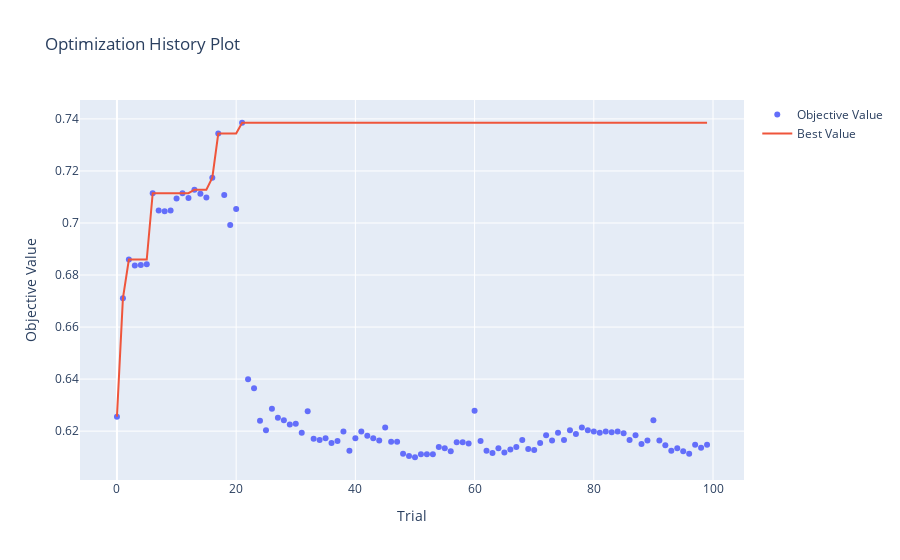
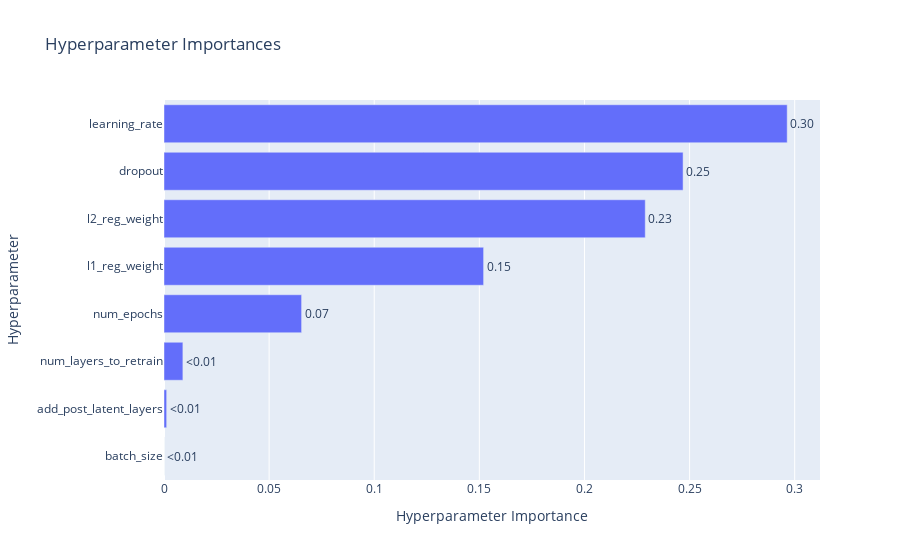

Notebook cell for these charts, in order:
### Code cell
# Optionally, visualize the optimization history
try:
    import optuna.visualization as vis
    vis.plot_optimization_history(study).show()
    vis.plot_param_importances(study).show()
except ImportError:
    print("Optuna visualization is not available. Install optuna[visualization] for plotting.")

### Figure 1 — Plotly figure (JSON) as saved in the notebook; plotly's stock layout.template omitted (floating-point values rounded to 4 significant figures)
{"data": [{"mode": "markers", "name": "Objective Value", "type": "scatter", "x": [0, 1, 2, 3, 4, 5, 6, 7, 8, 9, 10, 11, 12, 13, 14, 15, 16, 17, 18, 19, 20, 21, 22, 23, 24, 25, 26, 27, 28, 29, 30, 31, 32, 33, 34, 35, 36, 37, 38, 39, 40, 41, 42, 43, 44, 45, 46, 47, 48, 49, 50, 51, 52, 53, 54, 55, 56, 57, 58, 59, 60, 61, 62, 63, 64, 65, 66, 67, 68, 69, 70, 71, 72, 73, 74, 75, 76, 77, 78, 79, 80, 81, 82, 83, 84, 85, 86, 87, 88, 89, 90, 91, 92, 93, 94, 95, 96, 97, 98, 99], "y": [0.6256, 0.671, 0.686, 0.6837, 0.6839, 0.6841, 0.7114, 0.7048, 0.7045, 0.7048, 0.7094, 0.7114, 0.7096, 0.7128, 0.7112, 0.7098, 0.7174, 0.7344, 0.7107, 0.6993, 0.7053, 0.7385, 0.6399, 0.6365, 0.624, 0.6203, 0.6286, 0.6251, 0.6242, 0.6226, 0.6228, 0.6194, 0.6276, 0.6171, 0.6166, 0.6173, 0.6155, 0.6162, 0.6198, 0.6125, 0.6173, 0.6198, 0.6182, 0.6173, 0.6164, 0.6214, 0.6159, 0.6159, 0.6113, 0.6104, 0.61, 0.6111, 0.6111, 0.6111, 0.6139, 0.6134, 0.6123, 0.6157, 0.6157, 0.6152, 0.6279, 0.6162, 0.6125, 0.6116, 0.6134, 0.6118, 0.6129, 0.6139, 0.6166, 0.6132, 0.6127, 0.6155, 0.6185, 0.6164, 0.6194, 0.6166, 0.6203, 0.6189, 0.6214, 0.6203, 0.6198, 0.6194, 0.6198, 0.6196, 0.6198, 0.6191, 0.6166, 0.6185, 0.615, 0.6164, 0.6242, 0.6164, 0.6146, 0.6125, 0.6134, 0.6123, 0.6113, 0.6148, 0.6136, 0.6148]}, {"mode": "lines", "name": "Best Value", "type": "scatter", "x": [0, 1, 2, 3, 4, 5, 6, 7, 8, 9, 10, 11, 12, 13, 14, 15, 16, 17, 18, 19, 20, 21, 22, 23, 24, 25, 26, 27, 28, 29, 30, 31, 32, 33, 34, 35, 36, 37, 38, 39, 40, 41, 42, 43, 44, 45, 46, 47, 48, 49, 50, 51, 52, 53, 54, 55, 56, 57, 58, 59, 60, 61, 62, 63, 64, 65, 66, 67, 68, 69, 70, 71, 72, 73, 74, 75, 76, 77, 78, 79, 80, 81, 82, 83, 84, 85, 86, 87, 88, 89, 90, 91, 92, 93, 94, 95, 96, 97, 98, 99], "y": [0.6256, 0.671, 0.686, 0.686, 0.686, 0.686, 0.7114, 0.7114, 0.7114, 0.7114, 0.7114, 0.7114, 0.7114, 0.7128, 0.7128, 0.7128, 0.7174, 0.7344, 0.7344, 0.7344, 0.7344, 0.7385, 0.7385, 0.7385, 0.7385, 0.7385, 0.7385, 0.7385, 0.7385, 0.7385, 0.7385, 0.7385, 0.7385, 0.7385, 0.7385, 0.7385, 0.7385, 0.7385, 0.7385, 0.7385, 0.7385, 0.7385, 0.7385, 0.7385, 0.7385, 0.7385, 0.7385, 0.7385, 0.7385, 0.7385, 0.7385, 0.7385, 0.7385, 0.7385, 0.7385, 0.7385, 0.7385, 0.7385, 0.7385, 0.7385, 0.7385, 0.7385, 0.7385, 0.7385, 0.7385, 0.7385, 0.7385, 0.7385, 0.7385, 0.7385, 0.7385, 0.7385, 0.7385, 0.7385, 0.7385, 0.7385, 0.7385, 0.7385, 0.7385, 0.7385, 0.7385, 0.7385, 0.7385, 0.7385, 0.7385, 0.7385, 0.7385, 0.7385, 0.7385, 0.7385, 0.7385, 0.7385, 0.7385, 0.7385, 0.7385, 0.7385, 0.7385, 0.7385, 0.7385, 0.7385]}, {"marker": {"color": "#cccccc"}, "mode": "markers", "name": "Infeasible Trial", "showlegend": false, "type": "scatter", "x": [], "y": []}], "layout": {"title": {"text": "Optimization History Plot"}, "xaxis": {"title": {"text": "Trial"}}, "yaxis": {"title": {"text": "Objective Value"}}}}

### Figure 2 — Plotly figure (JSON) as saved in the notebook; plotly's stock layout.template omitted (floating-point values rounded to 4 significant figures)
{"data": [{"cliponaxis": false, "hovertemplate": ["batch_size (CategoricalDistribution): 0.0<extra></extra>", "add_post_latent_layers (CategoricalDistribution): 0.0012661850280211867<extra></extra>", "num_layers_to_retrain (CategoricalDistribution): 0.008987571589697086<extra></extra>", "num_epochs (IntDistribution): 0.06545096589154835<extra></extra>", "l1_reg_weight (FloatDistribution): 0.1520290862614892<extra></extra>", "l2_reg_weight (FloatDistribution): 0.22891866218674609<extra></extra>", "dropout (FloatDistribution): 0.24691249949969876<extra></extra>", "learning_rate (FloatDistribution): 0.2964350295427992<extra></extra>"], "name": "Objective Value", "orientation": "h", "text": ["<0.01", "<0.01", "<0.01", "0.07", "0.15", "0.23", "0.25", "0.30"], "textposition": "outside", "type": "bar", "x": [0, 0.001266, 0.008988, 0.06545, 0.152, 0.2289, 0.2469, 0.2964], "y": ["batch_size", "add_post_latent_layers", "num_layers_to_retrain", "num_epochs", "l1_reg_weight", "l2_reg_weight", "dropout", "learning_rate"]}], "layout": {"title": {"text": "Hyperparameter Importances"}, "xaxis": {"title": {"text": "Hyperparameter Importance"}}, "yaxis": {"title": {"text": "Hyperparameter"}}}}
